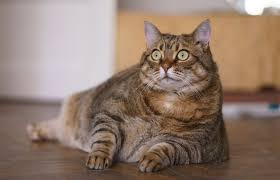
#> input picture 6day/image/cat.jpg, 280 x 180 px
$ python 5_change_pixel.py
#> lines starting #> are read from the running program, lines starting #| are printed output that depends on the picture; after the words box and inside, x2 and y2 are one past the last pixel; in counts of white or black regions, pixels touching at a corner belong together
import cv2
import numpy as np

h = 480
w = 640

img = np.zeros(shape=(h, w, 3), dtype=np.uint8)
img[380:400,400:420] = (255,255,255)
cv2.imshow('img', img)
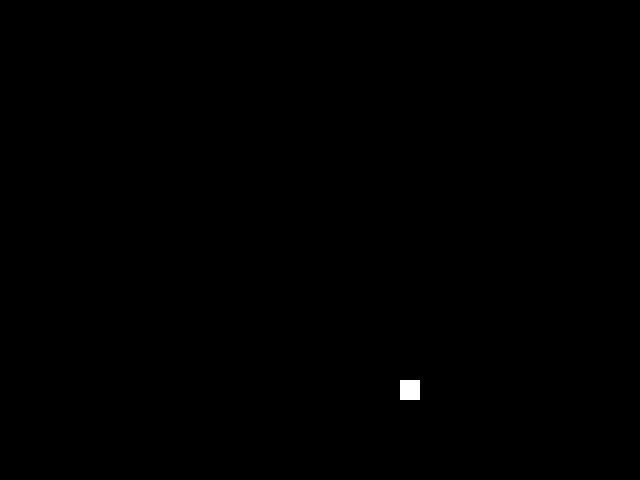
#> window 'img': shape (480, 640, 3); 0.13% white; 1 white region, box (x1, y1, x2, y2) and area: (400, 380, 420, 400) 400

img1 =cv2.imread('./image/cat.jpg', cv2.IMREAD_UNCHANGED)
#> img1 is the input picture: shape (180, 280, 3); mean B, G, R 109.3, 122.7, 144.5
img1[:,:,2] = 0  # RGB에서 B를 0으로
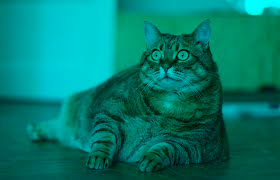
#> img1: shape (180, 280, 3); mean B, G, R 109.3, 122.7, 0
cv2.imshow('img1', img1)
cv2.waitKey()

$ run again, with 6day/image/geo.jpg copied over 6day/image/cat.jpg
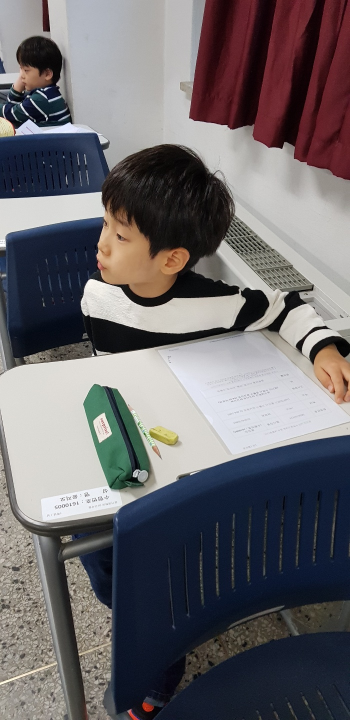
#> input picture 6day/image/geo.jpg, 700 x 1440 px (shown at 1/2 size)
#> img1 is the input picture: shape (1440, 700, 3); mean B, G, R 106.9, 103.7, 107.2
#> `img1[:,:,2] = 0`:
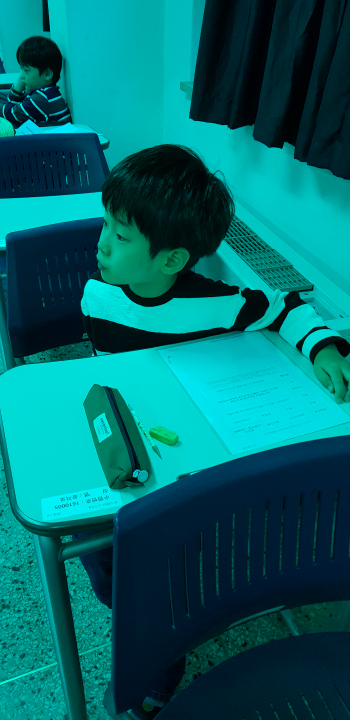
#> img1: shape (1440, 700, 3) (shown at 1/2 size); mean B, G, R 106.9, 103.7, 0
